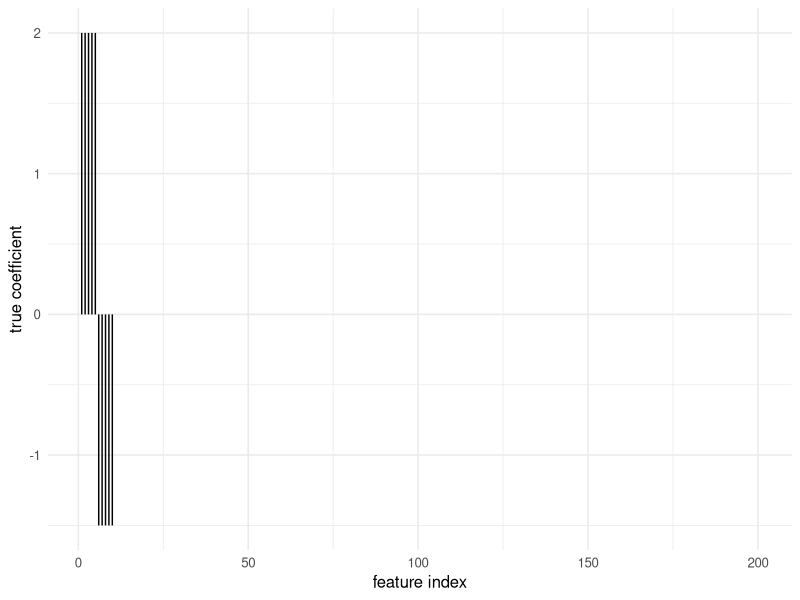

Here is the R script that generated this plot:
# ============================================================
# Biostatistics Courses
# Course 4 — Week 1, Session 2: Regularisation (ridge, lasso, elastic net)
# ============================================================

# --- 0. Setup --------------------------------------------------
library(tidyverse)
library(glmnet)
set.seed(42)
theme_set(theme_minimal(base_size = 12))

# --- 1. Hypothesis / Goal --------------------------------------
# Compare ridge, lasso, and elastic net on a simulated high-d
# regression with block-correlated predictors.

# --- 2. Data ---------------------------------------------------
n <- 100; p <- 200
Z <- matrix(rnorm(n * (p / 10)), n, p / 10)
X <- Z[, rep(seq_len(p / 10), each = 10)] + 0.2 * matrix(rnorm(n * p), n, p)
beta <- c(rep(2, 5), rep(-1.5, 5), rep(0, p - 10))
y <- as.numeric(X %*% beta + rnorm(n))

# --- 3. Visualise ----------------------------------------------
p1 <- tibble(i = seq_along(beta), beta = beta) |>
  ggplot(aes(i, beta)) + geom_segment(aes(xend = i, yend = 0)) +
  labs(x = "feature index", y = "true coefficient")
print(p1)

# --- 4. Assumptions --------------------------------------------
# Standardisation before penalisation (glmnet does this by default).
# Correlation structure in predictors is the stress test.

# --- 5. Conduct / Fit ------------------------------------------
cv_ridge <- cv.glmnet(X, y, alpha = 0,   nfolds = 5)
cv_lasso <- cv.glmnet(X, y, alpha = 1,   nfolds = 5)
cv_enet  <- cv.glmnet(X, y, alpha = 0.5, nfolds = 5)

# --- 6. Report -------------------------------------------------
res <- tibble(
  model = c("ridge", "lasso", "enet"),
  min_cvmse = c(min(cv_ridge$cvm), min(cv_lasso$cvm), min(cv_enet$cvm)),
  nonzero   = c(sum(coef(cv_ridge, s = "lambda.min") != 0),
                sum(coef(cv_lasso, s = "lambda.min") != 0),
                sum(coef(cv_enet,  s = "lambda.min") != 0))
)
print(res)
